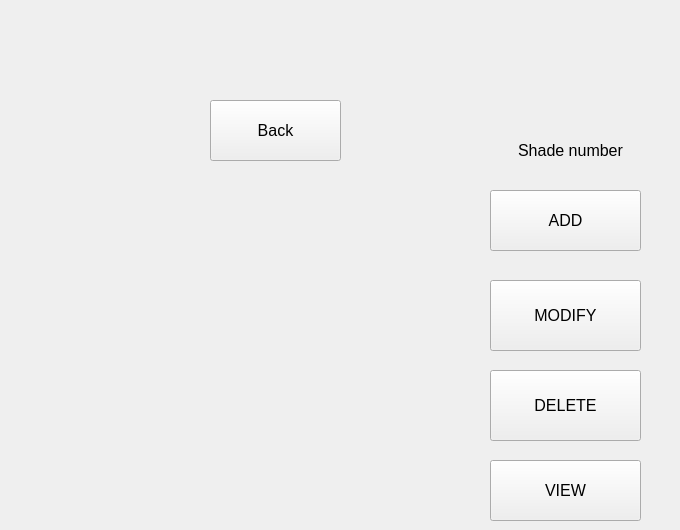
    <widget class="QWidget" name="shade_operations">
     <widget class="QPushButton" name="shade_view">
      <property name="geometry">
       <rect>
        <x>490</x>
        <y>460</y>
        <width>151</width>
        <height>61</height>
       </rect>
      </property>
      <property name="font">
       <font>
        <pointsize>12</pointsize>
       </font>
      </property>
      <property name="text">
       <string>VIEW</string>
      </property>
     </widget>
     <widget class="QLabel" name="label_60">
      <property name="geometry">
       <rect>
        <x>470</x>
        <y>140</y>
        <width>201</width>
        <height>20</height>
       </rect>
      </property>
      <property name="font">
       <font>
        <pointsize>12</pointsize>
       </font>
      </property>
      <property name="text">
       <string>Shade number</string>
      </property>
      <property name="alignment">
       <set>Qt::AlignCenter</set>
      </property>
     </widget>
     <widget class="QPushButton" name="shade_modify_2">
      <property name="geometry">
       <rect>
        <x>490</x>
        <y>280</y>
        <width>151</width>
        <height>71</height>
       </rect>
      </property>
      <property name="font">
       <font>
        <pointsize>12</pointsize>
       </font>
      </property>
      <property name="text">
       <string>MODIFY</string>
      </property>
     </widget>
     <widget class="QPushButton" name="shade_delete_2">
      <property name="geometry">
       <rect>
        <x>490</x>
        <y>370</y>
        <width>151</width>
        <height>71</height>
       </rect>
      </property>
      <property name="font">
       <font>
        <pointsize>12</pointsize>
       </font>
      </property>
      <property name="text">
       <string>DELETE</string>
      </property>
     </widget>
     <widget class="QPushButton" name="back_2">
      <property name="geometry">
       <rect>
        <x>210</x>
        <y>100</y>
        <width>131</width>
        <height>61</height>
       </rect>
      </property>
      <property name="font">
       <font>
        <pointsize>12</pointsize>
       </font>
      </property>
      <property name="text">
       <string>Back</string>
      </property>
     </widget>
     <widget class="QPushButton" name="shade_add_2">
      <property name="geometry">
       <rect>
        <x>490</x>
        <y>190</y>
        <width>151</width>
        <height>61</height>
       </rect>
      </property>
      <property name="font">
       <font>
        <pointsize>12</pointsize>
       </font>
      </property>
      <property name="text">
       <string>ADD</string>
      </property>
     </widget>
    </widget>
